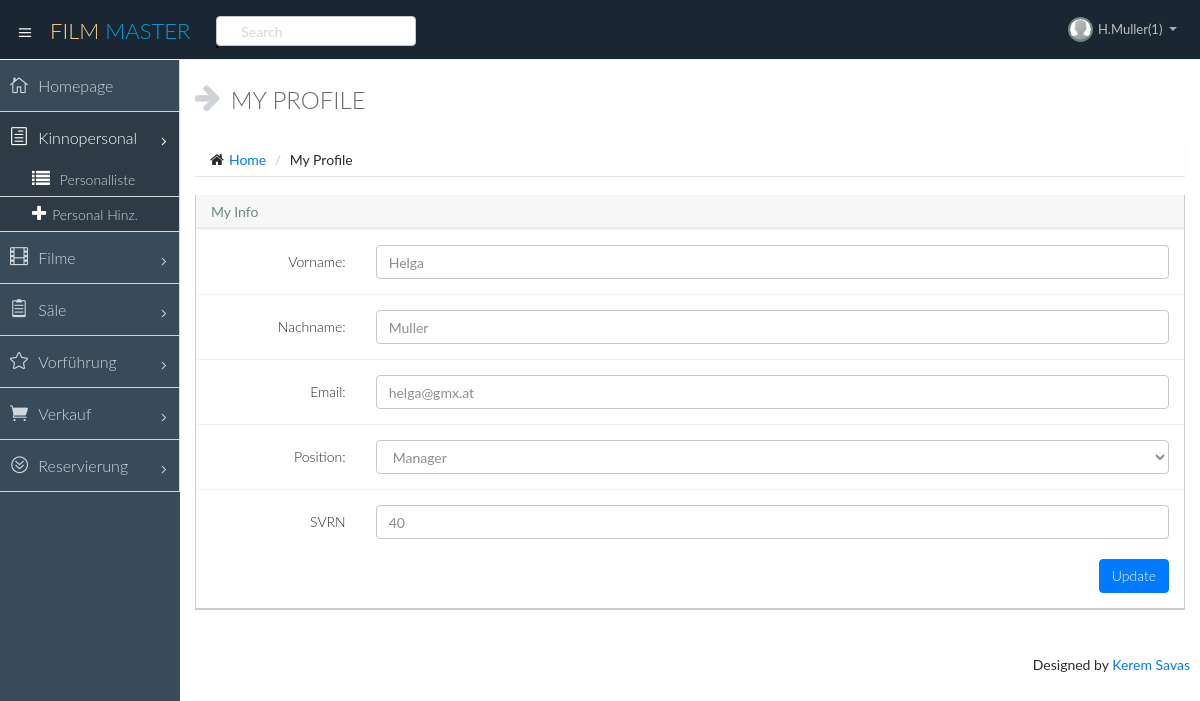
Screenshot of /?cat=personal_myprofile (signed in) with the database file from the repository.
### tables this page shows
CREATE TABLE `kinopersonal` (
  `PersonalVR` int(11) NOT NULL,
  `email` varchar(100) NOT NULL,
  `password` varchar(100) NOT NULL,
  `vorname` varchar(100) NOT NULL,
  `nachname` varchar(100) NOT NULL,
  `position` int(11) NOT NULL DEFAULT 2,
  `SVNR` int(11) NOT NULL
);

### index.php (called while the page is built, shortened)
<?php
include "head.php";
include "header.php";
$cat=getValue("cat","");
$contentPage="";
switch ($cat) {
    case "personal_myprofile":
        $contentPage="personal_myprofile.php";
    break;
}
$contentPage = "contents/".$contentPage;
include "sidemenu.php";
include "pageStart.php";
include $contentPage;
include "footer.php";
?>

### contents/personal_myprofile.php (the view, shortened to what this page needs)
  <?php
    $PersonalVR=$_SESSION["PersonalVR"];
    $sql ="Select * from kinopersonal Where PersonalVR=$PersonalVR";
    $result = $conn->query($sql);
    if ($result) {
      if ($result->num_rows>0) {
        $rec = $result->fetch_assoc();
        $vorname=$rec["vorname"];
        $nachname=$rec["nachname"];
        $email=$rec["email"];
        $position=$rec["position"];
        $svnr=$rec["SVNR"];
      }
    }
  ?>
<div class="row">
          <div class="col-lg-12">
            <section class="panel">
              <header class="panel-heading">
               My Info
              </header>
              <div class="panel-body">
                <div class="form">
                  <form class="form-validate form-horizontal " id="personal_form" method="post" action="">
                     <div class="form-group ">
                      <label for="vorname" class="control-label col-lg-2">Vorname:</label>
                      <div class="col-lg-10">
                        <input class=" form-control" id="vorname" name="vorname" type="text" required value="<?php echo $vorname; ?>"/>
                      </div>
                    </div>
                    <div class="form-group ">
                      <label for="nachname" class="control-label col-lg-2">Nachname:</label>
                      <div class="col-lg-10">
                        <input class=" form-control" id="nachname" name="nachname" type="text" required   value="<?php echo $nachname; ?>"/>
                      </div>
                    </div>
                    <div class="form-group ">
                      <label for="email" class="control-label col-lg-2">Email:</label>
                      <div class="col-lg-10">
                        <input class=" form-control" id="email" name="email" type="email" required  value="<?php echo $email; ?>"/>
                      </div>
                    </div>
                    <div class="form-group ">
                      <label for="position" class="control-label col-lg-2">Position:</label>
                      <div class="col-lg-10">
                        <select class=" form-control" id="position" name="position"  required >
                            <option value="1" <?php echo $position==1?"selected":""; ?> >Manager</option>
                        </select>
                      </div>
                    </div>
                    <div class="form-group ">
                      <label for="svnr" class="control-label col-lg-2">SVRN</label>
                      <div class="col-lg-10">
                        <input class=" form-control" id="svnr" name="svnr" type="number" required  value="<?php echo $svnr; ?>"/>
                      </div>
                    </div>
                    </form>
                    <br/>
                    <div class="form-group" >
                      <button id="guncelleButton" class="btn btn-primary"  style="float:right;" type="submit" OnClick="veriIslem('guncelle')">Update</button>
                    </div>
                </div>
              </div>
            </section>
          </div>
        </div>

### rows the page displays
kinopersonal: vorname "Helga", nachname "Muller", email "helga@gmx.at", position "Manager", svnr "40"

### other values shown
substr($_SESSION["Vorname"],0,1) "H"
$_SESSION["Nachname"] "Muller"
$_SESSION["Position"] "1"
$sayfaBaslik "MY PROFILE"
$sayfaBaslik "My Profile"
